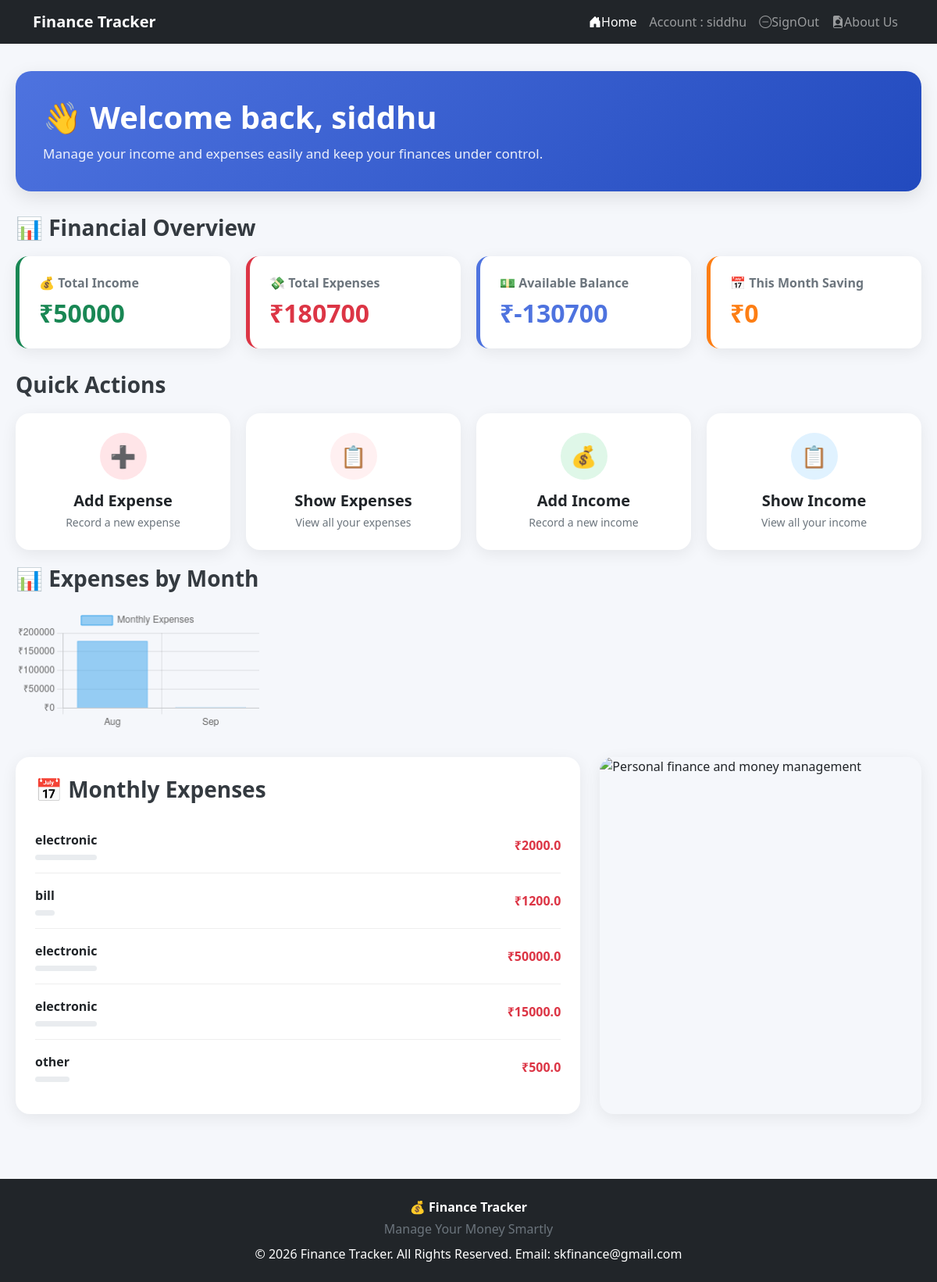
Page / (signed in) on the earlier database version.
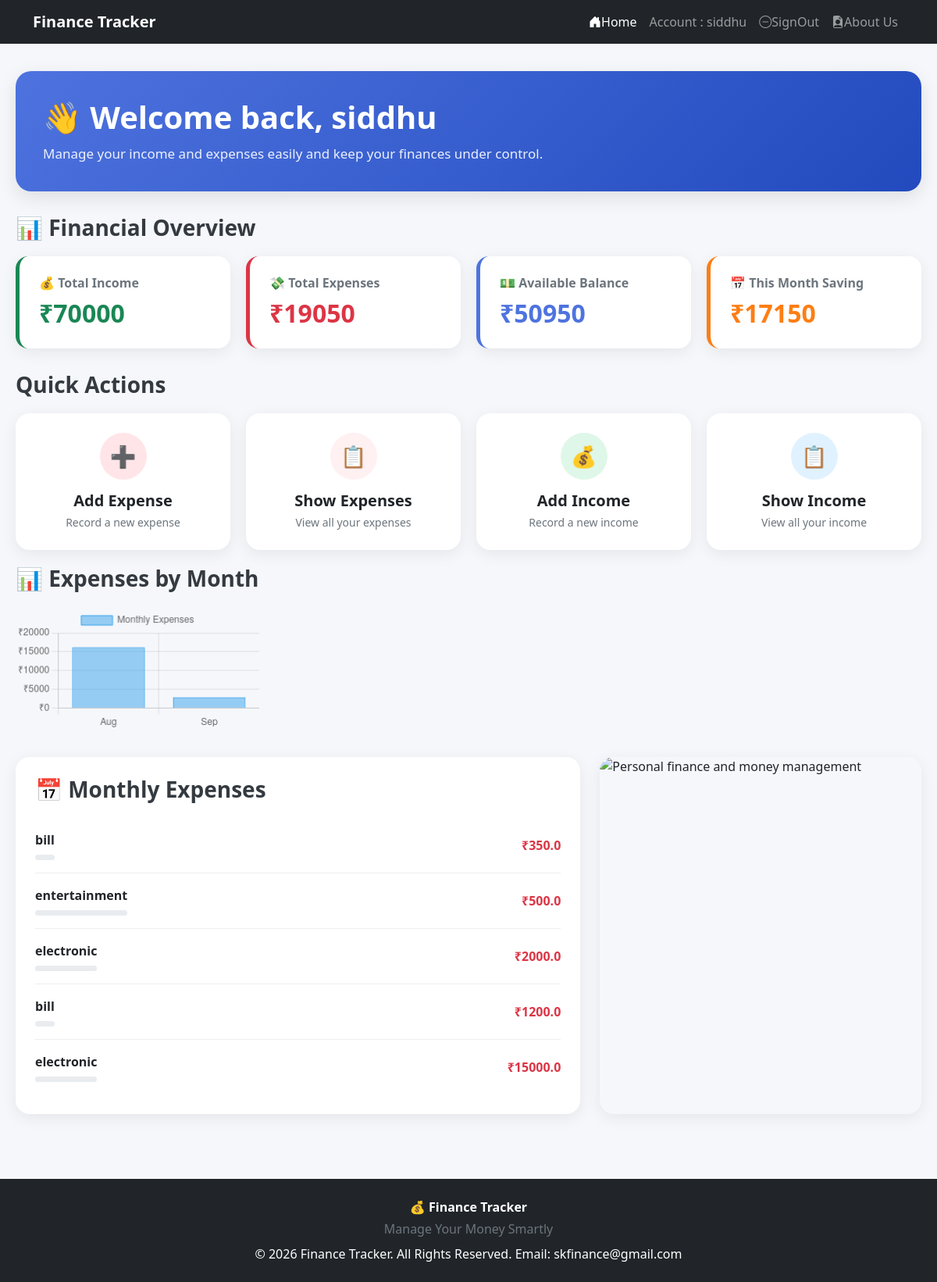
Same page on the later database version.
### expences/models.py (models this page shows)
class Expences(models.Model):
    CATEGORY_CHOICES = (
        ('food', 'Food'),
        ('electronic', 'Electronic'),
        ('bill', 'Bill'),
        ('medical', 'Medical'),
        ('entertainment', 'Entertainment'),
        ('transport','Transport'),
        ('other', 'Other'),
    )
    user = models.ForeignKey(User, on_delete=models.CASCADE)
    title = models.CharField(max_length=200)
    amount = models.FloatField()
    category = models.CharField(
        max_length=20,
        choices=CATEGORY_CHOICES
    )
    date = models.DateTimeField(auto_now_add=True)

### pages/views.py (the view)
# urls.py: path('', home_view, name='home'),
def home_view(request):
    if not request.user.is_authenticated:
        return redirect('signin')
    total_expenses =int( Expences.objects.filter(user=request.user).aggregate(Sum('amount')).get('amount__sum') or 0)
    total_income = Income.objects.filter(user=request.user).aggregate(Sum('amount') ).get('amount__sum') or 0
    total_saving = int(total_income)-int(total_expenses)
    today=date.today()
    this_month_expences=Expences.objects.filter(user=request.user,date__year=today.year,date__month=today.month).aggregate(Sum('amount')).get('amount__sum')
    this_month_income=Income.objects.filter(user=request.user,date__year=today.year,date__month=today.month).aggregate(Sum('amount')).get('amount__sum')
    this_month_saving=0
    if this_month_income != None and this_month_expences == None:
       this_month_saving = this_month_income
    if this_month_income != None and this_month_expences != None:
       this_month_saving = int(this_month_income)- int(this_month_expences)
    expences = Expences.objects.filter(user=request.user).order_by('-date')[:5  ]
    monthly_data = (
    Expences.objects
    .filter(user=request.user)
    .annotate(month=TruncMonth('date'))
    .values('month')
    .annotate(total=Sum('amount'))
    .order_by('month')
    )
    months = []
    monthly_expenses = []
    for item in monthly_data:
        months.append(item['month'].strftime('%b'))
        monthly_expenses.append(float(item['total']))
    context = {
        'total_expenses': total_expenses,
        'total_income': total_income,
        'balance': total_saving,
        'this_month_saving':this_month_saving,
        'expences':expences,
        'months': months,
        'monthly_expenses': monthly_expenses,
    }
    return render(request, 'pages/home.html',context)

### templates/pages/home.html (shortened to what the changed rows need)
{% extends 'base.html' %}
{% block content %}
<div class="container-fluid home-container">
    <div class="welcome-section">
        <h1>
            👋 Welcome back,
            {% if user.is_authenticated %}
                {{ user.username }}
            {% else %}
                User
            {% endif %}
        </h1>
    </div>
    <div class="summary-container">
        <div class="summary-card income-card">
            <h6>
                💰 Total Income
            </h6>
            <h2>
                ₹{{ total_income|default:"0" }}
            </h2>
        </div>
        <div class="summary-card expense-card">
            <h6>
                💸 Total Expenses
            </h6>
            <h2>
                ₹{{ total_expenses|default:"0" }}
            </h2>
        </div>
        <div class="summary-card balance-card">
            <h6>
                💵 Available Balance
            </h6>
            <h2>
                ₹{{ balance|default:"0" }}
            </h2>
        </div>
        <div class="summary-card monthly-card">
            <h6>
                📅 This Month Saving
            </h6>
            <h2>
                ₹{{ this_month_saving|default:"0" }}
            </h2>
        </div>
    </div>
    <div class="action-container">
        <div class="monthly-chart">
            <h3 class="section-title">
                📊 Expenses by Month
            </h3>
            <canvas id="expenseChart"></canvas>
        </div>
    </div>
    <div class="bottom-container">
        <div class="monthly-expenses">
            {% if expences %}
                {% for expense in expences %}
                    <div class="expense-row">
                        <div>
                            <div class="expense-name">
                                {{ expense.category }}
                            </div>
                            <div class="progress">
                            </div>
                        </div>
                        <div class="expense-amount">
                            ₹{{ expense.amount }}
                        </div>
                    </div>
                {% endfor %}
            {% endif %}
        </div>
    </div>
</div>
<script>
    const months = {{ months|safe }};
    const expenses = {{ monthly_expenses|safe }};
    const ctx = document.getElementById('expenseChart');
    new Chart(ctx, {
        type: 'bar',
        data: {
            labels: months,
            datasets: [{
                label: 'Monthly Expenses',
                data: expenses,
                borderWidth: 1
            }]
        },
        options: {
            responsive: true,
            scales: {
                y: {
                    beginAtZero: true,
                    ticks: {
                        callback: function(value) {
                            return '₹' + value;
                        }
                    }
                }
            }
        }
    });
</script>
{% endblock content %}

Differences in the rows shown:
removed Expences: category "electronic", amount "50000.0"
removed Expences: category "other", amount "500.0"
added Expences: category "bill", amount "350.0"
added Expences: category "entertainment", amount "500.0"
Other differences:
{{ total_income|default:"0" }}: "50000" → "70000"
{{ total_expenses|default:"0" }}: "180700" → "19050"
{{ balance|default:"0" }}: "-130700" → "50950"
{{ this_month_saving|default:"0" }}: "0" → "17150"
chart data {{ monthly_expenses|safe }}: [178700.0, 2000.0] → [16200.0, 2850.0]
